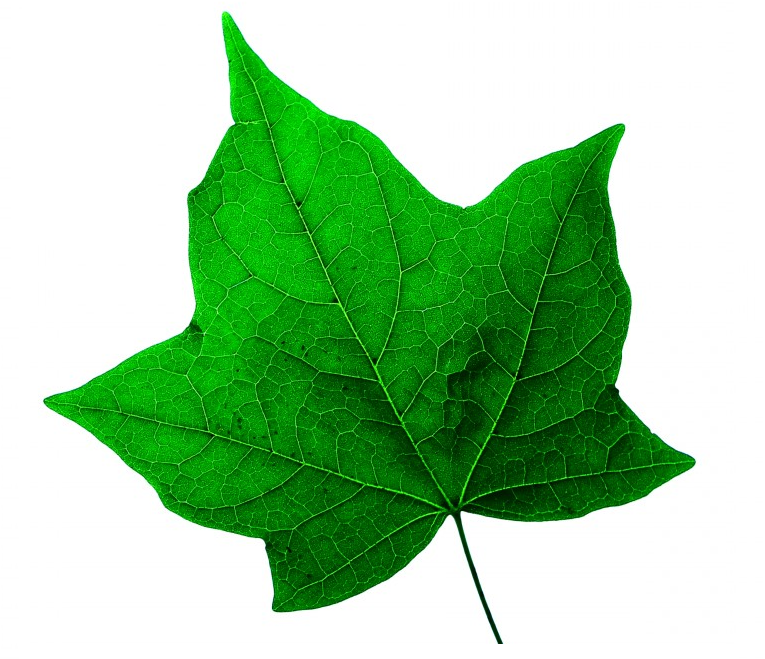
#> input picture images/leaf.png, 765 x 659 px
$ python canny_edge.py
#> lines starting #> are read from the running program, lines starting #| are printed output that depends on the picture; after the words box and inside, x2 and y2 are one past the last pixel; in counts of white or black regions, pixels touching at a corner belong together
import cv2

if __name__ == '__main__':
    cv2.namedWindow('Canny')
    image = cv2.imread("../images/leaf.png", 0)
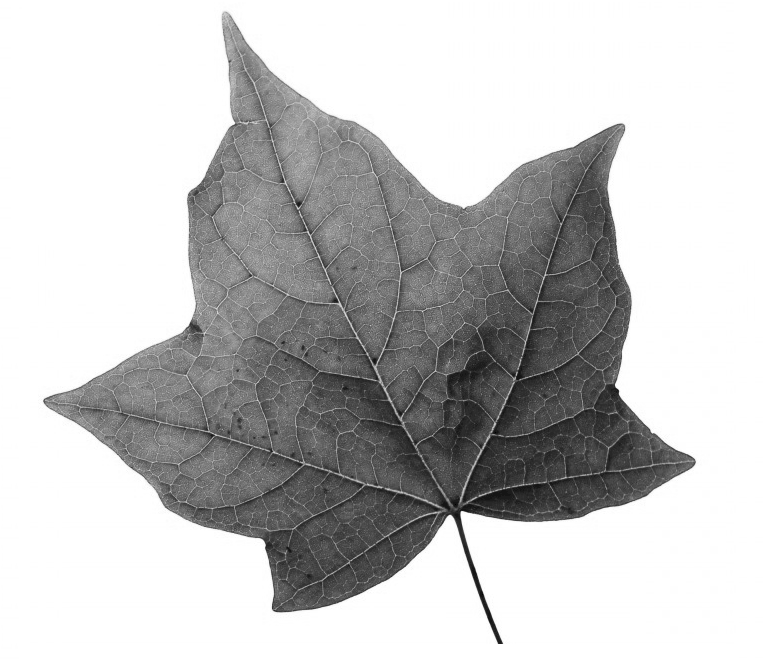
#> image: shape (659, 765); min 0, max 255, mean 195.8

    """
        1. De-noise with Gaussian Filter
        2. Calculate gradients
        3. Applies Non-maximum suppression on edges
        4. Double threshold on all the detected edges to eliminate false positive
        5. Analyzes all the edges and their connection to each other (keep real edges and discard the weak ones)
    """
    def empty(z):
        pass

    cv2.createTrackbar('Threshold 1', 'Canny', 50, 100, empty)
    cv2.createTrackbar('Threshold 2', 'Canny', 150, 300, empty)
    while True:
        p1 = cv2.getTrackbarPos('Threshold 1', 'Canny')
        p2 = cv2.getTrackbarPos('Threshold 2', 'Canny')
        canny_image = cv2.Canny(image, p1, p2, L2gradient=False)
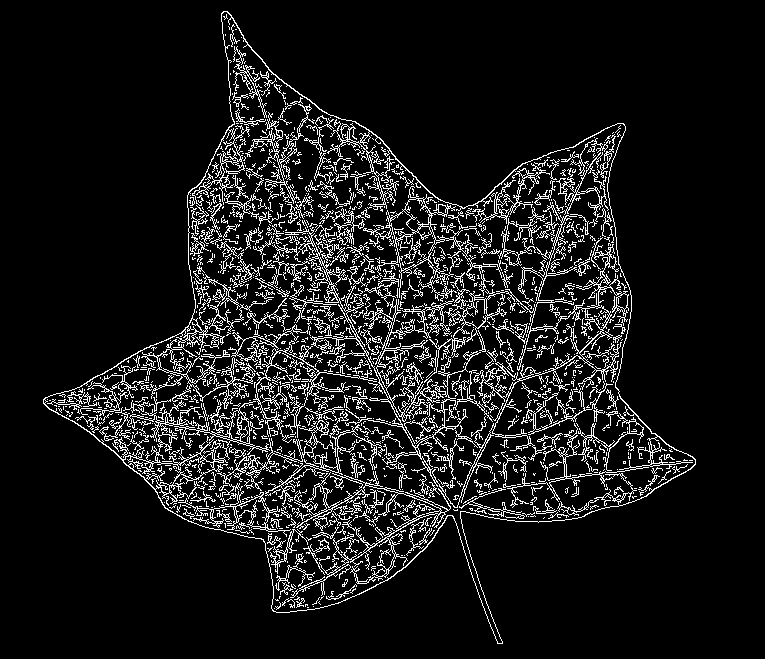
#> canny_image: shape (659, 765); 9.6% white in thin lines or dots, all inside (x1, y1, x2, y2) = (43, 11, 696, 644)
        cv2.imshow("Canny", canny_image)

        # handle close window by press ESC
        if cv2.waitKey(1) == 27:
#> (key Esc is pressed here)
            break
        # handle close window by click X
        if cv2.getWindowProperty('Canny', cv2.WND_PROP_VISIBLE) < 1:
            break

    cv2.destroyAllWindows()
